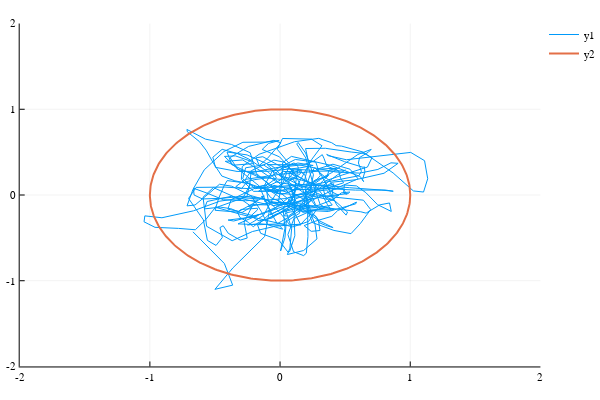

Notebook code cell kept with this figure:
### Code cell
plot(x[1,:],x[2,:])
xcirc = zeros(361)
ycirc = zeros(361)
for k = 0:360
    xcirc[k+1] = cosd(k)
    ycirc[k+1] = sind(k)
end
plot!(xcirc,ycirc,linewidth=2)
xlims!(-2,2)
ylims!(-2,2)

### Figure 1 — Plotly figure (JSON) as saved in the notebook; plotly's stock layout.template omitted (floating-point values rounded to 4 significant figures; data arrays with more than 128 entries replaced by an {"elided": "..."} marker saying what was removed)
{"data": [{"colorbar": {"title": ""}, "legendgroup": "y1", "line": {"color": "rgba(0, 154, 250, 1.000)", "dash": "solid", "shape": "linear", "width": 1}, "mode": "lines", "name": "y1", "showlegend": true, "type": "scatter", "x": {"elided": "600 float values"}, "xaxis": "x1", "y": {"elided": "600 float values"}, "yaxis": "y1", "zmax": null, "zmin": null}, {"colorbar": {"title": ""}, "legendgroup": "y2", "line": {"color": "rgba(227, 111, 71, 1.000)", "dash": "solid", "shape": "linear", "width": 2}, "mode": "lines", "name": "y2", "showlegend": true, "type": "scatter", "x": {"elided": "361 float values"}, "xaxis": "x1", "y": {"elided": "361 float values"}, "yaxis": "y1", "zmax": null, "zmin": null}], "layout": {"annotations": [], "height": 400, "legend": {"bgcolor": "rgba(255, 255, 255, 1.000)", "bordercolor": "rgba(0, 0, 0, 1.000)", "font": {"color": "rgba(0, 0, 0, 1.000)", "family": "sans-serif", "size": 11}, "tracegroupgap": 0, "x": 1, "y": 1}, "margin": {"b": 20, "l": 0, "r": 0, "t": 20}, "paper_bgcolor": "rgba(255, 255, 255, 1.000)", "plot_bgcolor": "rgba(255, 255, 255, 1.000)", "showlegend": true, "width": 600, "xaxis": {"anchor": "y1", "domain": [0.03619, 0.9934], "gridcolor": "rgba(0, 0, 0, 0.100)", "gridwidth": 0.5, "linecolor": "rgba(0, 0, 0, 1.000)", "mirror": false, "range": [-2, 2], "showgrid": true, "showline": true, "showticklabels": true, "tickangle": 0, "tickcolor": "rgb(0, 0, 0)", "tickfont": {"color": "rgba(0, 0, 0, 1.000)", "family": "sans-serif", "size": 11}, "tickmode": "array", "ticks": "inside", "ticktext": ["-2", "-1", "0", "1", "2"], "tickvals": [-2, -1, 0, 1, 2], "title": "", "titlefont": {"color": "rgba(0, 0, 0, 1.000)", "family": "sans-serif", "size": 15}, "type": "-", "visible": true, "zeroline": false, "zerolinecolor": "rgba(0, 0, 0, 1.000)"}, "yaxis": {"anchor": "x1", "domain": [0.03762, 0.9902], "gridcolor": "rgba(0, 0, 0, 0.100)", "gridwidth": 0.5, "linecolor": "rgba(0, 0, 0, 1.000)", "mirror": false, "range": [-2, 2], "showgrid": true, "showline": true, "showticklabels": true, "tickangle": 0, "tickcolor": "rgb(0, 0, 0)", "tickfont": {"color": "rgba(0, 0, 0, 1.000)", "family": "sans-serif", "size": 11}, "tickmode": "array", "ticks": "inside", "ticktext": ["-2", "-1", "0", "1", "2"], "tickvals": [-2, -1, 0, 1, 2], "title": "", "titlefont": {"color": "rgba(0, 0, 0, 1.000)", "family": "sans-serif", "size": 15}, "type": "-", "visible": true, "zeroline": false, "zerolinecolor": "rgba(0, 0, 0, 1.000)"}}}
